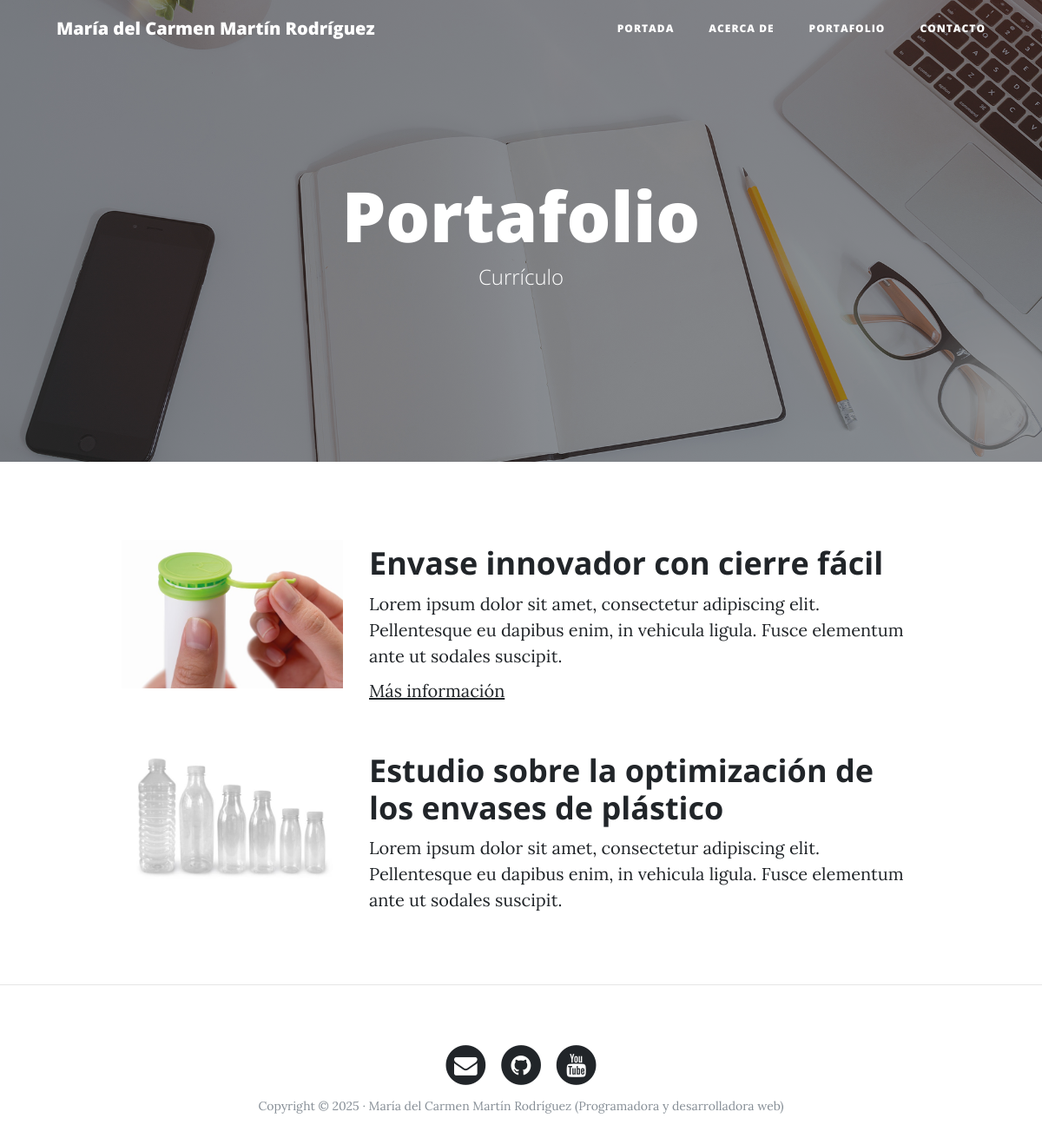
The page /portfolio/ on the database its author committed.
### portfolio/models.py (models this page shows, shortened)
class Project(models.Model):
    title = models.CharField(max_length=200, verbose_name="Título")
    description = models.TextField(verbose_name="Descripción")
    image = models.ImageField(verbose_name="Imagen", upload_to="projects/")
    link = models.URLField(verbose_name="Dirección web", blank=True, null=True)
    created = models.DateTimeField(auto_now_add=True, verbose_name="Fecha de creación")
    updated = models.DateTimeField(auto_now=True, verbose_name="Fecha de edición")
    class Meta:
        verbose_name = "Proyecto"
        verbose_name_plural = "Proyectos"
        ordering = ["-created"]

### portfolio/views.py (the view)
# urls.py: path("portfolio/", portfolio_views.portfolio, name="portfolio"),
def portfolio(request):
    projects = Project.objects.all()
    return render(request, "portfolio/portfolio.html", {"projects": projects})

### portfolio/templates/portfolio/portfolio.html (shortened to what this page needs)
{% extends "core/base.html" %}
{% block background%}{% load static %}{% static 'core/img/portfolio-bg.jpg' %}{% endblock %}
{% block headers %}
<h1>Portafolio</h1>
<span class="subheading">Currículo</span>
{% endblock %}
{% block content %}
    {% for project in projects%}
        <div class="row project">
            <div class="col-lg-3 col-md-4 offset-lg-1">
                <img class="img-fluid" src="{{project.image.url}}" alt="">
            </div>
            <div class="col-lg-7 col-md-8">
                <h2 class="section-heading title">{{project.title}}</h2>
                <p>{{project.description}}</p>
                {% if project.link %}
                    <p><a href="{{project.link}}">Más información</a></p>
                {% endif %}
            </div>
        </div>
    {% endfor %}
{% endblock %}

### core/templates/core/base.html (shortened to what this page needs)
<!DOCTYPE html>
<html lang="es">
  <head>
    {% load static %}
    <link href="{% static 'core/vendor/bootstrap/css/bootstrap.min.css' %}" rel="stylesheet">
    <link href="{% static 'core/vendor/font-awesome/css/font-awesome.min.css' %}" rel="stylesheet" type="text/css">
    <link href="{% static 'core/css/clean-blog.min.css' %}" rel="stylesheet">
  </head>
  <body>
    <nav class="navbar navbar-expand-lg navbar-light fixed-top" id="mainNav">
      <div class="container">
        <a class="navbar-brand" href="{% url 'home' %}">María del Carmen Martín Rodríguez</a>
        <div class="collapse navbar-collapse" id="navbarResponsive">
          <ul class="navbar-nav ml-auto">
            <li class="nav-item">
              <a class="nav-link" href="{% url 'home' %}">Portada</a>
            </li>
            <li class="nav-item">
              <a class="nav-link" href="{% url 'about' %}">Acerca de</a>
            </li>
            <li class="nav-item">
              <a class="nav-link" href="{% url 'portfolio' %}">Portafolio</a>
            </li>
            <li class="nav-item">
              <a class="nav-link" href="{% url 'contact' %}">Contacto</a>
            </li>
          </ul>
        </div>
      </div>
    </nav>
    <header class="masthead" style="background-image: url('{% block background %}{% endblock %}')">
      <div class="overlay"></div>
      <div class="container">
        <div class="row">
          <div class="col-lg-8 col-md-10 mx-auto">
            <div class="site-heading">
                {% block headers %}{% endblock %}
            </div>
          </div>
        </div>
      </div>
    </header>
    <div class="container">
        {% block content %}{% endblock %}
    </div>
    {% if request.path != '/' %}<hr>{% endif %}
    <footer>
      <div class="container">
        <div class="row">
          <div class="col-lg-8 col-md-10 mx-auto">
            <ul class="list-inline text-center">
              <li class="list-inline-item">
                <a href="mailto:mainen1985@gmail.com">
                  <span class="fa-stack fa-lg">
                    <i class="fa fa-circle fa-stack-2x"></i>
                    <i class="fa fa-envelope fa-stack-1x fa-inverse"></i>
                  </span>
                </a>
              </li>
              <li class="list-inline-item">
                <a href="https://github.com/Mai-de-jerez" target="_blank">
                  <span class="fa-stack fa-lg">
                    <i class="fa fa-circle fa-stack-2x"></i>
                    <i class="fa fa-github fa-stack-1x fa-inverse"></i>
                  </span>
                </a>
              </li>
              <li class="list-inline-item">
                <a href="https://www.youtube.com/@maidejere9261" target="_blank">
                  <span class="fa-stack fa-lg">
                    <i class="fa fa-circle fa-stack-2x"></i>
                    <i class="fa fa-youtube fa-stack-1x fa-inverse"></i>
                  </span>
                </a>
              </li>
            </ul>
            <p class="copyright text-muted">Copyright &copy; 2025 · María del Carmen Martín Rodríguez (Programadora y desarrolladora web) </p>
          </div>
        </div>
      </div>
    </footer>
  </body>
</html>

### rows shown on the page
Project: image (picture), title "Envase innovador con cierre fácil", description "Lorem ipsum dolor sit amet, consectetur adipiscing elit. Pellentesque eu dapibus enim, in vehicula ligula. Fusce elementum ante ut sodales suscipit."
Project: image (picture), title "Estudio sobre la optimización de los envases de plástico", description "Lorem ipsum dolor sit amet, consectetur adipiscing elit. Pellentesque eu dapibus enim, in vehicula ligula. Fusce elementum ante ut sodales suscipit."
